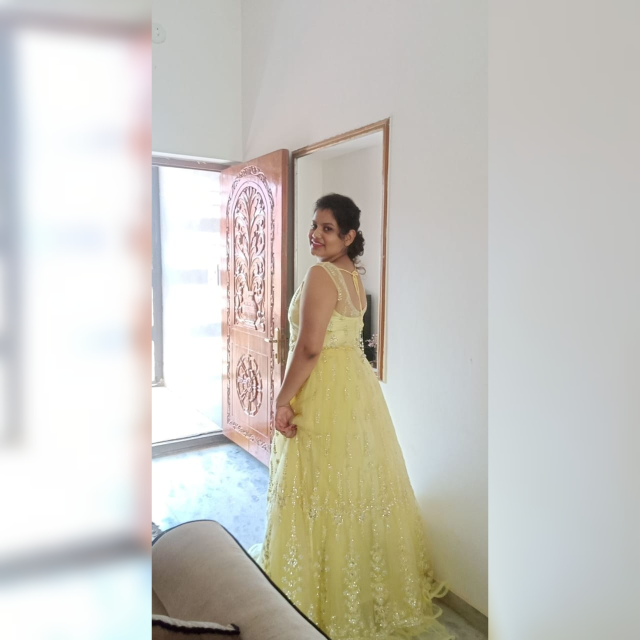
#> input picture chandana.jpg, 1280 x 1280 px (shown at 1/2 size)
$ python main.py
#> lines starting #> are read from the running program, lines starting #| are printed output that depends on the picture
import cv2
image = cv2.imread("chandana.jpg")
#> image is the input picture: shape (1280, 1280, 3); mean B, G, R 192.8, 200, 202.4
# cv2.imshow("title",image)
# cv2.waitKey(0)
scale=50
width=int(input("Enter the desired width to resize"))
#> the answer given: 100
height=int(input("Enter the desired height to resize"))
#> the answer given: 100
dsize=(width,height)
output=(cv2.resize (image,dsize))
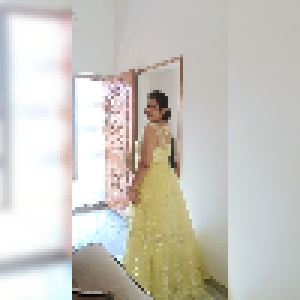
#> output: shape (100, 100, 3) (shown 3 times larger); mean B, G, R 192.8, 200.1, 202.5
cv2.imshow("resized image",output)
cv2.waitKey(0)
